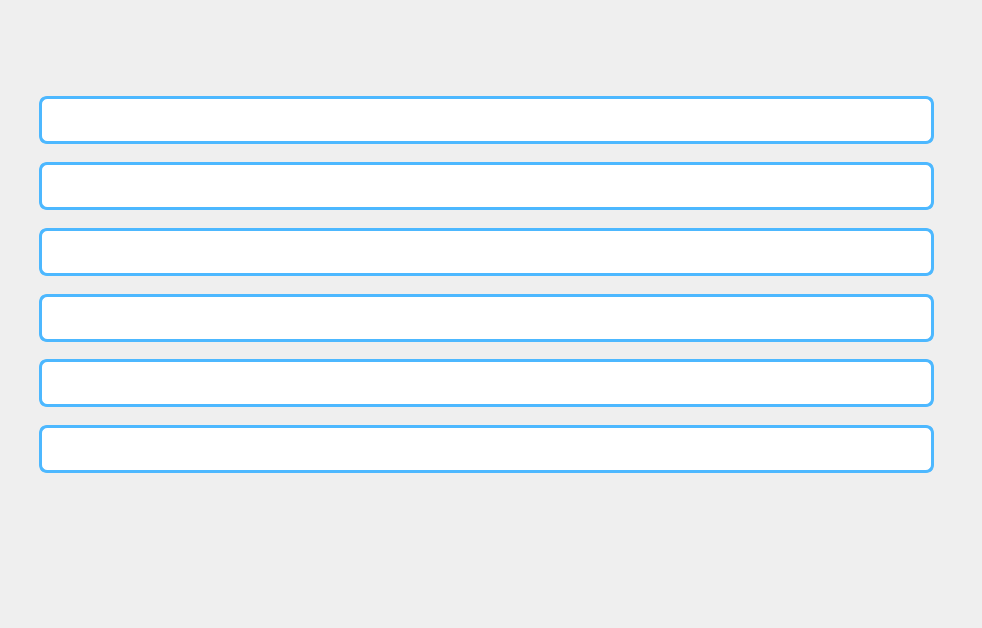
<?xml version="1.0" encoding="UTF-8"?>
<ui version="4.0">
 <class>TariffAddWindow</class>
 <widget class="QWidget" name="TariffAddWindow">
  <property name="geometry">
   <rect>
    <x>0</x>
    <y>0</y>
    <width>982</width>
    <height>628</height>
   </rect>
  </property>
  <property name="windowTitle">
   <string>Form</string>
  </property>
  <widget class="QLabel" name="label">
   <property name="geometry">
    <rect>
     <x>0</x>
     <y>0</y>
     <width>982</width>
     <height>628</height>
    </rect>
   </property>
   <property name="text">
    <string/>
   </property>
   <property name="pixmap">
    <pixmap resource="resources.qrc">:/addWindow.png</pixmap>
   </property>
  </widget>
  <widget class="QPushButton" name="pushButton_9">
   <property name="geometry">
    <rect>
     <x>371</x>
     <y>516</y>
     <width>240</width>
     <height>82</height>
    </rect>
   </property>
   <property name="styleSheet">
    <string notr="true">border-radius: 20px; </string>
   </property>
   <property name="text">
    <string/>
   </property>
   <property name="icon">
    <iconset resource="resources.qrc">
     <normaloff>:/appendAdminButton.png</normaloff>:/appendAdminButton.png</iconset>
   </property>
   <property name="iconSize">
    <size>
     <width>240</width>
     <height>82</height>
    </size>
   </property>
  </widget>
  <widget class="QPushButton" name="pushButton_2">
   <property name="geometry">
    <rect>
     <x>958</x>
     <y>14</y>
     <width>17</width>
     <height>17</height>
    </rect>
   </property>
   <property name="styleSheet">
    <string notr="true">border-radius: 20px; </string>
   </property>
   <property name="text">
    <string/>
   </property>
   <property name="icon">
    <iconset resource="resources.qrc">
     <normaloff>:/closeIcon.png</normaloff>:/closeIcon.png</iconset>
   </property>
   <property name="iconSize">
    <size>
     <width>17</width>
     <height>17</height>
    </size>
   </property>
  </widget>
  <widget class="QPushButton" name="pushButton_3">
   <property name="geometry">
    <rect>
     <x>934</x>
     <y>14</y>
     <width>17</width>
     <height>17</height>
    </rect>
   </property>
   <property name="styleSheet">
    <string notr="true">border-radius: 20px; </string>
   </property>
   <property name="text">
    <string/>
   </property>
   <property name="icon">
    <iconset resource="resources.qrc">
     <normaloff>:/swapIcon.png</normaloff>:/swapIcon.png</iconset>
   </property>
   <property name="iconSize">
    <size>
     <width>17</width>
     <height>17</height>
    </size>
   </property>
  </widget>
  <widget class="QLineEdit" name="lineEdit">
   <property name="geometry">
    <rect>
     <x>39</x>
     <y>96</y>
     <width>895</width>
     <height>48</height>
    </rect>
   </property>
   <property name="styleSheet">
    <string notr="true">QLineEdit {
    border: 3px solid #4DB8FF;
    border-radius: 8px;
    gridline-color: #6D55FF;
    background-color: white;	
}

QHeaderView::section {
    background-color: #6D55FF;
    color: white;
    font-family: Karla;
    font-size: 14pt;
}
QHeaderView::section:horizontal {
    border: none; /* убираем горизонтальные линии разделителя */
}

QHeaderView::section:vertical {
    border: none; /* убираем вертикальные линии разделителя */
}

</string>
   </property>
  </widget>
  <widget class="QLineEdit" name="lineEdit_2">
   <property name="geometry">
    <rect>
     <x>39</x>
     <y>162</y>
     <width>895</width>
     <height>48</height>
    </rect>
   </property>
   <property name="styleSheet">
    <string notr="true">QLineEdit {
    border: 3px solid #4DB8FF;
    border-radius: 8px;
    gridline-color: #6D55FF;
    background-color: white;	
}

QHeaderView::section {
    background-color: #6D55FF;
    color: white;
    font-family: Karla;
    font-size: 14pt;
}
QHeaderView::section:horizontal {
    border: none; /* убираем горизонтальные линии разделителя */
}

QHeaderView::section:vertical {
    border: none; /* убираем вертикальные линии разделителя */
}

</string>
   </property>
  </widget>
  <widget class="QLineEdit" name="lineEdit_3">
   <property name="geometry">
    <rect>
     <x>39</x>
     <y>228</y>
     <width>895</width>
     <height>48</height>
    </rect>
   </property>
   <property name="styleSheet">
    <string notr="true">QLineEdit {
    border: 3px solid #4DB8FF;
    border-radius: 8px;
    gridline-color: #6D55FF;
    background-color: white;	
}

QHeaderView::section {
    background-color: #6D55FF;
    color: white;
    font-family: Karla;
    font-size: 14pt;
}
QHeaderView::section:horizontal {
    border: none; /* убираем горизонтальные линии разделителя */
}

QHeaderView::section:vertical {
    border: none; /* убираем вертикальные линии разделителя */
}

</string>
   </property>
  </widget>
  <widget class="QLineEdit" name="lineEdit_4">
   <property name="geometry">
    <rect>
     <x>39</x>
     <y>294</y>
     <width>895</width>
     <height>48</height>
    </rect>
   </property>
   <property name="styleSheet">
    <string notr="true">QLineEdit {
    border: 3px solid #4DB8FF;
    border-radius: 8px;
    gridline-color: #6D55FF;
    background-color: white;	
}

QHeaderView::section {
    background-color: #6D55FF;
    color: white;
    font-family: Karla;
    font-size: 14pt;
}
QHeaderView::section:horizontal {
    border: none; /* убираем горизонтальные линии разделителя */
}

QHeaderView::section:vertical {
    border: none; /* убираем вертикальные линии разделителя */
}

</string>
   </property>
  </widget>
  <widget class="QLineEdit" name="lineEdit_5">
   <property name="geometry">
    <rect>
     <x>39</x>
     <y>359</y>
     <width>895</width>
     <height>48</height>
    </rect>
   </property>
   <property name="styleSheet">
    <string notr="true">QLineEdit {
    border: 3px solid #4DB8FF;
    border-radius: 8px;
    gridline-color: #6D55FF;
    background-color: white;	
}

QHeaderView::section {
    background-color: #6D55FF;
    color: white;
    font-family: Karla;
    font-size: 14pt;
}
QHeaderView::section:horizontal {
    border: none; /* убираем горизонтальные линии разделителя */
}

QHeaderView::section:vertical {
    border: none; /* убираем вертикальные линии разделителя */
}

</string>
   </property>
  </widget>
  <widget class="QLineEdit" name="lineEdit_6">
   <property name="geometry">
    <rect>
     <x>39</x>
     <y>425</y>
     <width>895</width>
     <height>48</height>
    </rect>
   </property>
   <property name="styleSheet">
    <string notr="true">QLineEdit {
    border: 3px solid #4DB8FF;
    border-radius: 8px;
    gridline-color: #6D55FF;
    background-color: white;	
}

QHeaderView::section {
    background-color: #6D55FF;
    color: white;
    font-family: Karla;
    font-size: 14pt;
}
QHeaderView::section:horizontal {
    border: none; /* убираем горизонтальные линии разделителя */
}

QHeaderView::section:vertical {
    border: none; /* убираем вертикальные линии разделителя */
}

</string>
   </property>
  </widget>
 </widget>
 <resources>
  <include location="resources.qrc"/>
 </resources>
 <connections/>
</ui>
